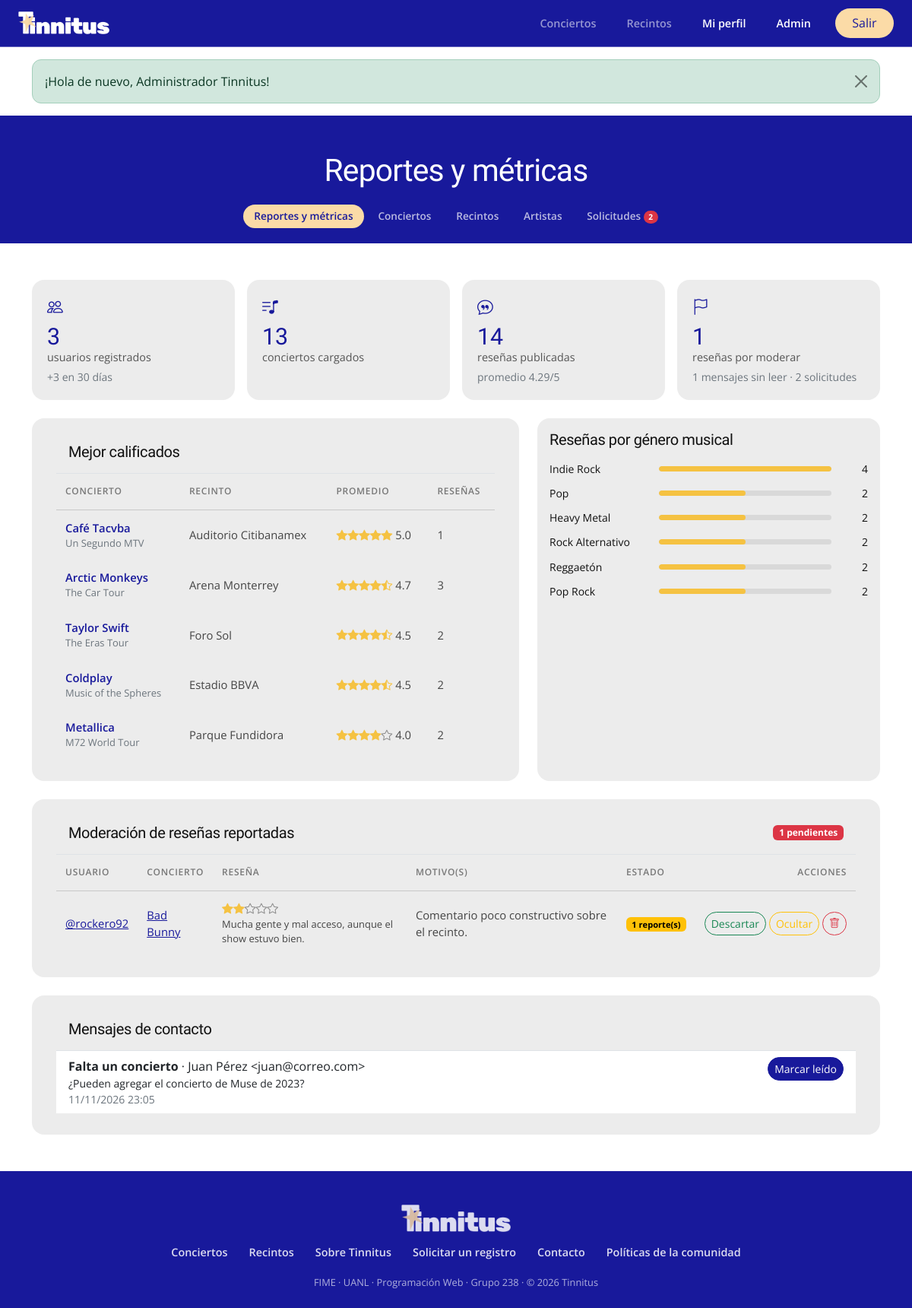
The app's page /admin-dashboard.php (signed in) with its own data.
### tables this page shows
CREATE TABLE conciertos (
    id           INT UNSIGNED AUTO_INCREMENT PRIMARY KEY,
    artista_id   INT UNSIGNED NOT NULL,
    recinto_id   INT UNSIGNED NOT NULL,
    gira         VARCHAR(150) NOT NULL,
    fecha        DATE         NOT NULL,
    poster_url   VARCHAR(500) NULL,
    descripcion  TEXT         NULL,
    destacado    TINYINT(1)   NOT NULL DEFAULT 0,
    creado_en    DATETIME     NOT NULL DEFAULT CURRENT_TIMESTAMP,
    CONSTRAINT fk_concierto_artista FOREIGN KEY (artista_id)
        REFERENCES artistas(id) ON UPDATE CASCADE ON DELETE RESTRICT,
    CONSTRAINT fk_concierto_recinto FOREIGN KEY (recinto_id)
        REFERENCES recintos(id) ON UPDATE CASCADE ON DELETE RESTRICT,
    CONSTRAINT uq_concierto UNIQUE (artista_id, recinto_id, fecha),
    CONSTRAINT chk_fecha CHECK (fecha >= '1950-01-01'),
    INDEX idx_conciertos_fecha (fecha)
);

CREATE TABLE artistas (
    id        INT UNSIGNED AUTO_INCREMENT PRIMARY KEY,
    nombre    VARCHAR(120) NOT NULL UNIQUE,
    genero    VARCHAR(60)  NULL,
    pais      VARCHAR(60)  NULL,
    foto_url  VARCHAR(500) NULL
);

CREATE TABLE recintos (
    id         INT UNSIGNED AUTO_INCREMENT PRIMARY KEY,
    nombre     VARCHAR(120) NOT NULL,
    ciudad     VARCHAR(80)  NOT NULL,
    capacidad  INT UNSIGNED NOT NULL,
    tipo       ENUM('Estadio','Arena','Auditorio','Foro','Festival','Bar') NOT NULL,
    estado     ENUM('activo','inactivo') NOT NULL DEFAULT 'activo',
    foto_url   VARCHAR(500) NULL,
    CONSTRAINT chk_capacidad CHECK (capacidad BETWEEN 1 AND 200000),
    CONSTRAINT uq_recinto UNIQUE (nombre, ciudad)
);

CREATE TABLE resenas (
    id            INT UNSIGNED AUTO_INCREMENT PRIMARY KEY,
    usuario_id    INT UNSIGNED NOT NULL,
    concierto_id  INT UNSIGNED NOT NULL,
    calificacion  TINYINT UNSIGNED NOT NULL,
    texto         VARCHAR(1000) NOT NULL,
    oculta        TINYINT(1) NOT NULL DEFAULT 0,
    creado_en     DATETIME NOT NULL DEFAULT CURRENT_TIMESTAMP,
    CONSTRAINT chk_calificacion CHECK (calificacion BETWEEN 1 AND 5),
    CONSTRAINT chk_texto CHECK (CHAR_LENGTH(texto) BETWEEN 10 AND 1000),
    CONSTRAINT uq_resena UNIQUE (usuario_id, concierto_id),
    CONSTRAINT fk_resena_usuario FOREIGN KEY (usuario_id)
        REFERENCES usuarios(id) ON DELETE CASCADE,
    CONSTRAINT fk_resena_concierto FOREIGN KEY (concierto_id)
        REFERENCES conciertos(id) ON DELETE CASCADE
);

CREATE TABLE usuarios (
    id             INT UNSIGNED AUTO_INCREMENT PRIMARY KEY,
    nombre         VARCHAR(100)  NOT NULL,
    username       VARCHAR(30)   NOT NULL UNIQUE,
    email          VARCHAR(150)  NOT NULL UNIQUE,
    password_hash  VARCHAR(255)  NOT NULL,
    rol            ENUM('usuario','admin') NOT NULL DEFAULT 'usuario',
    bio            VARCHAR(500)  NULL,
    avatar_url     VARCHAR(500)  NULL,
    intentos_fallidos TINYINT UNSIGNED NOT NULL DEFAULT 0,
    bloqueado_hasta   DATETIME   NULL,
    creado_en      DATETIME      NOT NULL DEFAULT CURRENT_TIMESTAMP,
    CONSTRAINT chk_username CHECK (username REGEXP '^[a-z0-9_]{3,30}$')
);

CREATE TABLE mensajes_contacto (
    id         INT UNSIGNED AUTO_INCREMENT PRIMARY KEY,
    nombre     VARCHAR(100) NOT NULL,
    email      VARCHAR(150) NOT NULL,
    asunto     VARCHAR(150) NOT NULL,
    mensaje    TEXT NOT NULL,
    leido      TINYINT(1) NOT NULL DEFAULT 0,
    creado_en  DATETIME NOT NULL DEFAULT CURRENT_TIMESTAMP
);

### includes/db.php (called while the page is built, shortened)
<?php
function db(): PDO
{
    static $pdo = null;
    if ($pdo === null) {
        $dsn = 'mysql:host=' . DB_HOST . ';port=' . DB_PORT . ';dbname=' . DB_NAME . ';charset=utf8mb4';
        $pdo = new PDO($dsn, DB_USER, DB_PASS, [
            PDO::ATTR_ERRMODE            => PDO::ERRMODE_EXCEPTION,
            PDO::ATTR_DEFAULT_FETCH_MODE => PDO::FETCH_ASSOC,
            PDO::ATTR_EMULATE_PREPARES   => false,
        ]);
    }
    return $pdo;
}
function q(string $sql, array $params = []): PDOStatement
{
    $stmt = db()->prepare($sql);
    $stmt->execute($params);
    return $stmt;
}

### admin-dashboard.php (the view, shortened to what this page needs)
<?php
require_once __DIR__ . '/includes/auth.php';
$m = q("SELECT
    (SELECT COUNT(*) FROM usuarios WHERE rol = 'usuario') AS usuarios,
    (SELECT COUNT(*) FROM usuarios WHERE rol = 'usuario' AND creado_en >= NOW() - INTERVAL 30 DAY) AS usuarios_nuevos,
    (SELECT COUNT(*) FROM conciertos) AS conciertos,
    (SELECT COUNT(*) FROM recintos WHERE estado = 'activo') AS recintos,
    (SELECT COUNT(*) FROM resenas) AS resenas,
    (SELECT ROUND(AVG(calificacion), 2) FROM resenas WHERE oculta = 0) AS promedio,
    (SELECT COUNT(DISTINCT resena_id) FROM reportes WHERE estado = 'pendiente') AS pendientes,
    (SELECT COUNT(*) FROM mensajes_contacto WHERE leido = 0) AS mensajes,
    (SELECT COUNT(*) FROM solicitudes WHERE estado = 'pendiente') AS solicitudes")->fetch();
$topConciertos = q(CONCIERTO_SELECT . ' GROUP BY c.id HAVING total_resenas > 0 ORDER BY promedio DESC, total_resenas DESC LIMIT 5')->fetchAll();
$porGenero = q('SELECT a.genero, COUNT(s.id) AS n FROM resenas s
                JOIN conciertos c ON c.id = s.concierto_id JOIN artistas a ON a.id = c.artista_id
                GROUP BY a.genero ORDER BY n DESC')->fetchAll();
$maxGenero = max(array_column($porGenero, 'n') ?: [1]);
$reportadas = q("SELECT s.id, s.texto, s.calificacion, s.oculta, u.username,
                        a.nombre AS artista, c.id AS concierto_id,
                        COUNT(CASE WHEN rp.estado = 'pendiente' THEN 1 END) AS pendientes,
                        GROUP_CONCAT(DISTINCT rp.motivo SEPARATOR ', ') AS motivos
                 FROM resenas s
                 JOIN usuarios u ON u.id = s.usuario_id
                 JOIN conciertos c ON c.id = s.concierto_id
                 JOIN artistas a ON a.id = c.artista_id
                 JOIN reportes rp ON rp.resena_id = s.id
                 GROUP BY s.id
                 HAVING pendientes > 0 OR s.oculta = 1
                 ORDER BY pendientes DESC, s.id DESC")->fetchAll();
$mensajes = q('SELECT * FROM mensajes_contacto ORDER BY leido, creado_en DESC LIMIT 10')->fetchAll();
require __DIR__ . '/includes/header.php';
require __DIR__ . '/includes/admin-nav.php';
?>
<div class="container py-5">
    <div class="row g-3 mb-4">
        <?php foreach ([
            ['bi-people', $m['usuarios'], 'usuarios registrados', '+' . $m['usuarios_nuevos'] . ' en 30 días'],
            ['bi-music-note-list', $m['conciertos'], 'conciertos cargados', ''],
            ['bi-chat-quote', $m['resenas'], 'reseñas publicadas', 'promedio ' . ($m['promedio'] ?? '–') . '/5'],
            ['bi-flag', $m['pendientes'], 'reseñas por moderar', $m['mensajes'] . ' mensajes sin leer · ' . $m['solicitudes'] . ' solicitudes'],
        ] as [$icon, $value, $label, $extra]): ?>
            <div class="col-6 col-lg-3">
                <div class="stat-card">
                    <i class="bi <?= $icon ?>"></i>
                    <div class="value"><?= e((string) $value) ?></div>
                    <div class="label"><?= $label ?></div>
                    <?php if ($extra): ?><div class="small text-secondary mt-1"><?= e($extra) ?></div><?php endif; ?>
                </div>
            </div>
        <?php endforeach; ?>
    </div>
    <div class="row g-4 mb-4">
        <div class="col-lg-7">
            <div class="card-table h-100">
                <div class="p-3 border-bottom"><h2 class="h5 mb-0">Mejor calificados</h2></div>
                <div class="table-responsive">
                    <table class="table align-middle">
                        <thead><tr><th>Concierto</th><th>Recinto</th><th>Promedio</th><th>Reseñas</th></tr></thead>
                        <tbody>
                        <?php foreach ($topConciertos as $c): ?>
                            <tr>
                                <td><a href="<?= url('event-details.php?id=' . $c['id']) ?>" class="fw-semibold text-decoration-none"><?= e($c['artista']) ?></a><div class="small text-secondary"><?= e($c['gira']) ?></div></td>
                                <td><?= e($c['recinto']) ?></td>
                                <td class="text-nowrap"><?= stars((float) $c['promedio']) ?> <?= $c['promedio'] ?></td>
                                <td><?= $c['total_resenas'] ?></td>
                            </tr>
                        <?php endforeach; ?>
                        </tbody>
                    </table>
                </div>
            </div>
        </div>
        <div class="col-lg-5">
            <div class="card-table h-100 p-3">
                <h2 class="h5 mb-3">Reseñas por género musical</h2>
                <?php foreach ($porGenero as $g): ?>
                    <div class="dist-row" style="grid-template-columns: 8rem 1fr 2rem">
                        <span class="small text-truncate"><?= e($g['genero']) ?></span>
                        <div class="progress"><div class="progress-bar" style="width: <?= round($g['n'] * 100 / $maxGenero) ?>%"></div></div>
                        <span class="small text-end"><?= $g['n'] ?></span>
                    </div>
                <?php endforeach; ?>
            </div>
        </div>
    </div>
    <div class="card-table mb-4">
        <div class="p-3 border-bottom d-flex justify-content-between align-items-center">
            <h2 class="h5 mb-0">Moderación de reseñas reportadas</h2>
            <span class="badge text-bg-danger"><?= $m['pendientes'] ?> pendientes</span>
        </div>
        <div class="table-responsive">
            <table class="table align-middle" id="tabla-moderacion">
                <thead><tr><th>Usuario</th><th>Concierto</th><th>Reseña</th><th>Motivo(s)</th><th>Estado</th><th class="text-end">Acciones</th></tr></thead>
                <tbody>
                <?php foreach ($reportadas as $r): ?>
                    <tr data-resena="<?= $r['id'] ?>">
                        <td><a href="<?= url('profile.php?u=' . urlencode($r['username'])) ?>">@<?= e($r['username']) ?></a></td>
                        <td><a href="<?= url('event-details.php?id=' . $r['concierto_id']) ?>"><?= e($r['artista']) ?></a></td>
                        <td style="max-width: 320px"><?= stars((float) $r['calificacion']) ?><div class="small"><?= e($r['texto']) ?></div></td>
                        <td class="small"><?= e($r['motivos']) ?></td>
                        <td>
                            <?php if ($r['pendientes'] && $r['oculta']): ?>
                                <span class="badge text-bg-danger">Oculta automáticamente</span><div class="small text-secondary"><?= $r['pendientes'] ?> reportes</div>
                            <?php elseif ($r['pendientes']): ?>
                                <span class="badge text-bg-warning"><?= $r['pendientes'] ?> reporte(s)</span>
                            <?php else: ?>
                                <span class="badge text-bg-secondary">Oculta</span>
                            <?php endif; ?>
                        </td>
                        <td class="text-end text-nowrap">
                            <?php if ($r['pendientes']): ?>
                                <button class="btn btn-sm btn-outline-success" data-mod="descartar" title="El reporte no procede: la reseña se muestra">Descartar</button>
                                <button class="btn btn-sm btn-outline-warning" data-mod="ocultar" title="La reseña deja de mostrarse"><?= $r['oculta'] ? 'Mantener oculta' : 'Ocultar' ?></button>
                            <?php else: ?>
                                <button class="btn btn-sm btn-outline-secondary" data-mod="restaurar">Restaurar</button>
                            <?php endif; ?>
                            <button class="btn btn-sm btn-outline-danger btn-icon" data-mod="eliminar" title="Eliminar reseña"><i class="bi bi-trash"></i></button>
                        </td>
                    </tr>
                <?php endforeach; ?>
                </tbody>
            </table>
        </div>
    </div>
    <div class="card-table">
        <div class="p-3 border-bottom"><h2 class="h5 mb-0">Mensajes de contacto</h2></div>
        <div class="list-group list-group-flush">
            <?php foreach ($mensajes as $msg): ?>
                <div class="list-group-item d-flex justify-content-between gap-3 <?= $msg['leido'] ? 'text-secondary' : '' ?>" data-mensaje="<?= $msg['id'] ?>">
                    <div>
                        <strong><?= e($msg['asunto']) ?></strong> · <?= e($msg['nombre']) ?> &lt;<?= e($msg['email']) ?>&gt;
                        <div class="small"><?= nl2br(e($msg['mensaje'])) ?></div>
                        <div class="small text-secondary"><?= date('d/m/Y H:i', strtotime($msg['creado_en'])) ?></div>
                    </div>
                    <?php if (!$msg['leido']): ?><button class="btn btn-sm btn-indigo align-self-start btn-leido">Marcar leído</button><?php endif; ?>
                </div>
            <?php endforeach; ?>
        </div>
    </div>
</div>
<?php require __DIR__ . '/includes/footer.php'; ?>

### includes/auth.php (shortened to what this page needs)
<?php
require_once __DIR__ . '/db.php';
function url(string $path = ''): string
{
    return BASE_URL . '/' . ltrim($path, '/');
}
function e(?string $text): string
{
    return htmlspecialchars($text ?? '', ENT_QUOTES, 'UTF-8');
}
function stars(float $rating): string
{
    $html = '<span class="stars" aria-label="' . number_format($rating, 1) . ' de 5">';
    for ($i = 1; $i <= 5; $i++) {
        if ($rating >= $i) {
            $html .= '<i class="bi bi-star-fill"></i>';
        } elseif ($rating >= $i - 0.5) {
            $html .= '<i class="bi bi-star-half"></i>';
        } else {
            $html .= '<i class="bi bi-star"></i>';
        }
    }
    return $html . '</span>';
}

### assets/css/styles.css (style rules this page uses)
:root { --tn-indigo: #18199b; --tn-indigo-dark: #18199b; --tn-peach: #fbdba7; --tn-star: #f5c242; --tn-card: #ececec; --tn-box: #d9d9d9; --tn-text: #111111; --tn-muted: #7a7a7a; --bs-primary: #18199b; --bs-primary-rgb: 24, 25, 155; --bs-link-color: #18199b; --bs-link-color-rgb: 24, 25, 155; --fs-display: clamp(1.9rem, 3.4vw, 2.6rem); --fs-section: clamp(1.45rem, 2.4vw, 1.85rem); --fs-lead: 1.05rem; }
body { font-family: 'Open Sans', system-ui, sans-serif; background: #fff; color: var(--tn-text); min-height: 100vh; display: flex; flex-direction: column; }
h1, h2, .heavy { font-family: 'Archivo Black', sans-serif; letter-spacing: -0.02em; }
a { color: var(--tn-indigo); }
.btn { border-radius: 999px; }
.btn-indigo, .btn-primary { background: var(--tn-indigo); border-color: var(--tn-indigo); color: #fff; }
.stars { color: var(--tn-star); white-space: nowrap; }
.stars .bi-star { color: #8a8a8a; }
.dist-row { display: grid; grid-template-columns: 2.2rem 1fr 2.6rem; gap: 1rem; align-items: center; margin-bottom: .7rem; }
.dist-row:last-child { margin-bottom: 0; }
.dist-row .progress { height: 7px; background: var(--tn-box); border-radius: 4px; }
.dist-row .progress-bar { background: var(--tn-star); border-radius: 4px; transition: width .6s; }
.card-table { background: var(--tn-card); border-radius: 16px; padding: 1rem 1rem 2rem; }
@media (min-width: 1200px) { .card-table { padding: 1rem 2rem 1.75rem; } }
.card-table .table { --bs-table-bg: transparent; margin-bottom: 0; }
.card-table thead th { font-weight: 600; color: #777; font-size: .75rem; letter-spacing: .06em; text-transform: uppercase; border-bottom: 1px solid #c8c8c8; padding: .9rem .75rem; white-space: nowrap; }
.card-table tbody td { border: none; padding: .75rem; color: #444; font-size: .925rem; }
.stat-card { background: var(--tn-card); border-radius: 16px; padding: 1.25rem; height: 100%; }
.stat-card i { font-size: 1.3rem; color: var(--tn-indigo); }
.stat-card .value { font-family: 'Archivo Black', sans-serif; font-size: 1.9rem; color: var(--tn-indigo); line-height: 1.1; margin-top: .4rem; }
.stat-card .label { color: #555; font-size: .9rem; }

### records on screen
conciertos: artista.nombre "Café Tacvba", gira "Un Segundo MTV", recinto.nombre "Auditorio Citibanamex", promedio "5.0", total_resenas "1"
conciertos: artista.nombre "Arctic Monkeys", gira "The Car Tour", recinto.nombre "Arena Monterrey", promedio "4.7", total_resenas "3"
conciertos: artista.nombre "Taylor Swift", gira "The Eras Tour", recinto.nombre "Foro Sol", promedio "4.5", total_resenas "2"
conciertos: artista.nombre "Coldplay", gira "Music of the Spheres", recinto.nombre "Estadio BBVA", promedio "4.5", total_resenas "2"
conciertos: artista.nombre "Metallica", gira "M72 World Tour", recinto.nombre "Parque Fundidora", promedio "4.0", total_resenas "2"
resenas: usuario.username "rockero92", artistas.nombre "Bad Bunny", texto "Mucha gente y mal acceso, aunque el show estuvo bien.", motivos "Comentario poco constructivo sobre el recinto.", pendientes "1", oculta "Ocultar"
mensajes_contacto: asunto "Falta un concierto", nombre "Juan Pérez", email "juan@correo.com", mensaje "¿Pueden agregar el concierto de Muse de 2023?", creado_en "11/11/2026 23:05", leido "Marcar leído"

### other values on screen
$f['message'] "¡Hola de nuevo, Administrador Tinnitus!"
$adminTitle "Reportes y métricas"
$label "Reportes y métricas"
$label "Conciertos"
$label "Recintos"
$label "Artistas"
$label "Solicitudes"
$solicitudesPendientes "2"
$value "3"
$label "usuarios registrados"
$extra "+3 en 30 días"
$value "13"
$label "conciertos cargados"
$value "14"
$label "reseñas publicadas"
